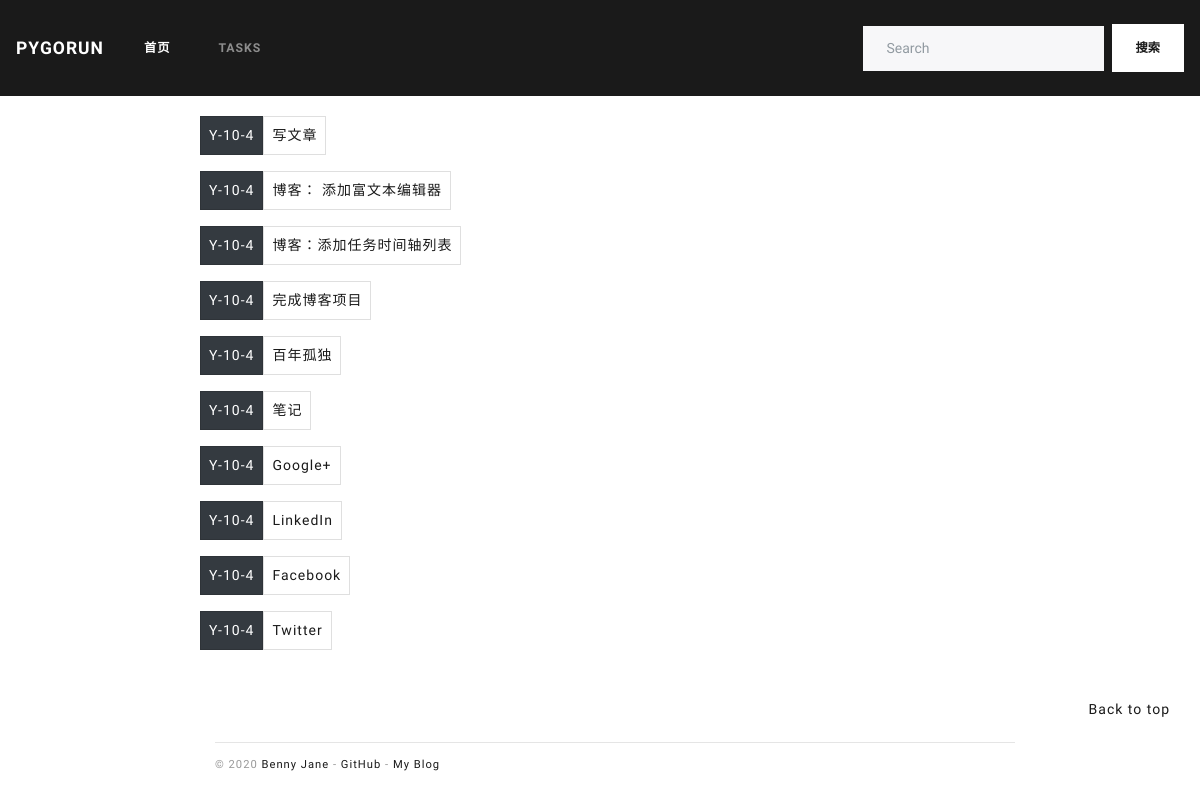
Page /task/list on the committed database.
### blogDog/models.py (models this page shows)
class Link(db.Model):
    id = db.Column(db.Integer, primary_key=True)
    name = db.Column(db.String(255))
    url = db.Column(db.String(255))
    message = db.Column(db.Text, default='')  # 添加备注信息
    timestamp = db.Column(db.DateTime, default=datetime.utcnow, index=True)

### blogDog/web/taskAndlinks.py (the view)
@task_bp.route('/list', methods=['GET', 'POST'])
def index():
    return render_template('task/index.html')

### blogDog/__init__.py (called while the page is built)
def register_template_context(app):
    @app.context_processor
    def make_template_context():
        admin = Admin.query.first()
        categories = Category.query.order_by(Category.name).all()
        links = Link.query.order_by(Link.timestamp.desc()).all()
        subjects = Category.query.filter_by(isSubject=True).all()
        recommends = Post.query.filter_by(isRecommend=True).order_by(Post.timestamp.desc()).all()
        if current_user.is_authenticated:
            unread_comments = Comment.query.filter_by(reviewed=False).count()
        else:
            unread_comments = None
        return dict(admin=admin, categories=categories, links=links, recommends=recommends
                    , unread_comments=unread_comments, subjects=subjects)

### blogDog/templates/task/index.html (shortened to what this page needs)
{% extends 'base.html' %}
{% block mainBody %}
    <div class="container col-md-8">
        {% if links %}
            {% for link in links %}
                {% if link.timestamp %}
                    <div class="float-left row" style="width: 100%">
                        <div class="card text-white bg-dark mb-3" style="padding: 0.5rem">
                            <p class="align-items-md-center"
                               style="padding: 0; margin: 0">{{ moment(link.timestamp).format('Y-M-D') }}</p>
                        </div>
                        <div class="card text-dark bg-white mb-3" style="padding: 0.5rem">
                            <p class="text-primary" style="padding: 0; margin: 0">{{ link.name }}</p>
                        </div>
                    </div>
                {% endif %}
            {% endfor %}
        {% endif %}
    </div>
    <div style="position: fixed; right: 30px; bottom: 10vh">
        <span class="float-lg-right"><a href="#top">Back to top</a></span>
    </div>
    <div class="container col-md-8">
        {% include 'task/_footer.html' %}
    </div>
{% endblock %}

### rows in the picture
Link: timestamp "Y-10-4", name "写文章"
Link: timestamp "Y-10-4", name "博客： 添加富文本编辑器"
Link: timestamp "Y-10-4", name "博客：添加任务时间轴列表"
Link: timestamp "Y-10-4", name "完成博客项目"
Link: timestamp "Y-10-4", name "百年孤独"
Link: timestamp "Y-10-4", name "笔记"
Link: timestamp "Y-10-4", name "Google+"
Link: timestamp "Y-10-4", name "LinkedIn"
Link: timestamp "Y-10-4", name "Facebook"
Link: timestamp "Y-10-4", name "Twitter"
